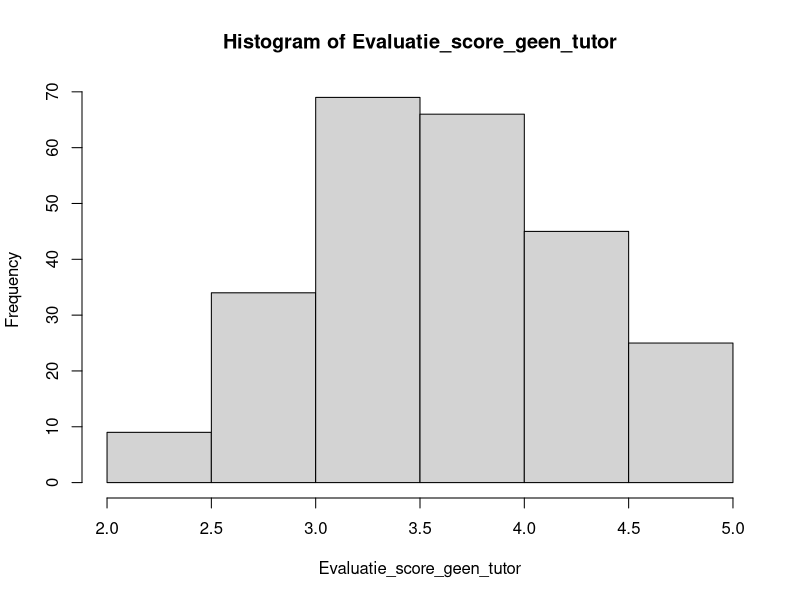
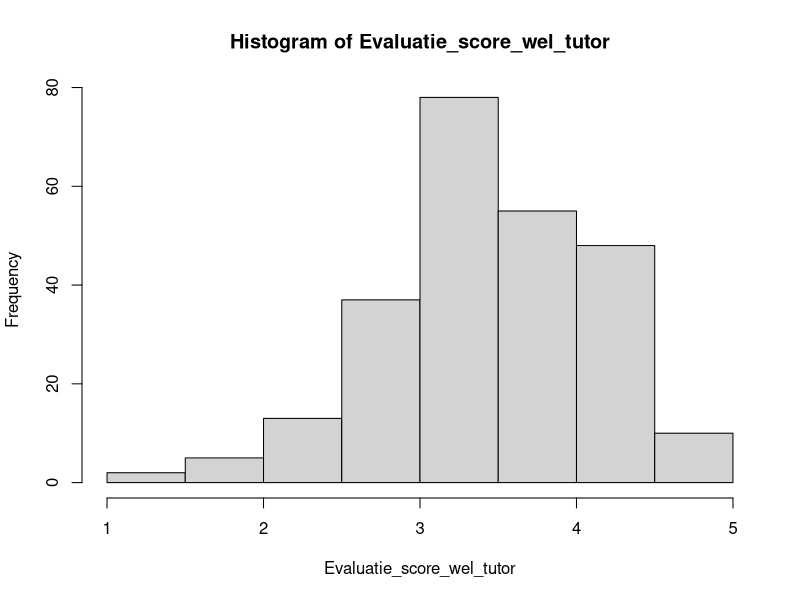

Write the R code that produced these figures, in order.
## ---- chunk 1
knitr::opts_chunk$set(echo = TRUE)
## ---- chunk 2
set.seed(2)

mu <- 3.6
sigma <- 0.6
Evaluatie_score_geen_tutor <- rnorm(250, mu, sigma)

Evaluatie_score_geen_tutor <- Evaluatie_score_geen_tutor[Evaluatie_score_geen_tutor <= 5 
                                                         & Evaluatie_score_geen_tutor >= 1]
Evaluatie_score_geen_tutor <- sapply (Evaluatie_score_geen_tutor, round, 3)

mu <- 3.4
sigma <- 0.7
Evaluatie_score_wel_tutor <- rnorm(250, mu, sigma)

Evaluatie_score_wel_tutor <- Evaluatie_score_wel_tutor[Evaluatie_score_wel_tutor <= 5 
                                                       & Evaluatie_score_wel_tutor >= 1]
Evaluatie_score_wel_tutor <- sapply (Evaluatie_score_wel_tutor, round, 3)

mu <- 3.6
sigma <- 0.6
Evaluatie_score_geen_tutor_n30 <- rnorm(30, mu, sigma)

Evaluatie_score_geen_tutor_n30 <- Evaluatie_score_geen_tutor_n30[Evaluatie_score_geen_tutor_n30 <= 5 
                                                                 & Evaluatie_score_geen_tutor_n30 >= 1]
Evaluatie_score_geen_tutor_n30 <- sapply (Evaluatie_score_geen_tutor_n30, round, 3)

mu <- 3.4
sigma <- 0.7
Evaluatie_score_wel_tutor_n30 <- rnorm(30, mu, sigma)

Evaluatie_score_wel_tutor_n30 <- Evaluatie_score_wel_tutor_n30[Evaluatie_score_wel_tutor_n30 <= 5 
                                                               & Evaluatie_score_wel_tutor_n30 >= 1]
Evaluatie_score_wel_tutor_n30 <- sapply (Evaluatie_score_wel_tutor_n30, round, 3)
## ---- chunk 3
hist(Evaluatie_score_geen_tutor)
hist(Evaluatie_score_wel_tutor)
## ---- chunk 4
library(nortest)
## ---- chunk 5
lillie.test(Evaluatie_score_geen_tutor)
lillie.test(Evaluatie_score_wel_tutor)
## ---- chunk 6
shapiro.test(Evaluatie_score_geen_tutor_n30)
shapiro.test(Evaluatie_score_wel_tutor_n30)
## ---- chunk 7
t.test(Evaluatie_score_wel_tutor, Evaluatie_score_geen_tutor, paired=TRUE)
## ---- chunk 8
# aantekening: verschil gemiddelde 
